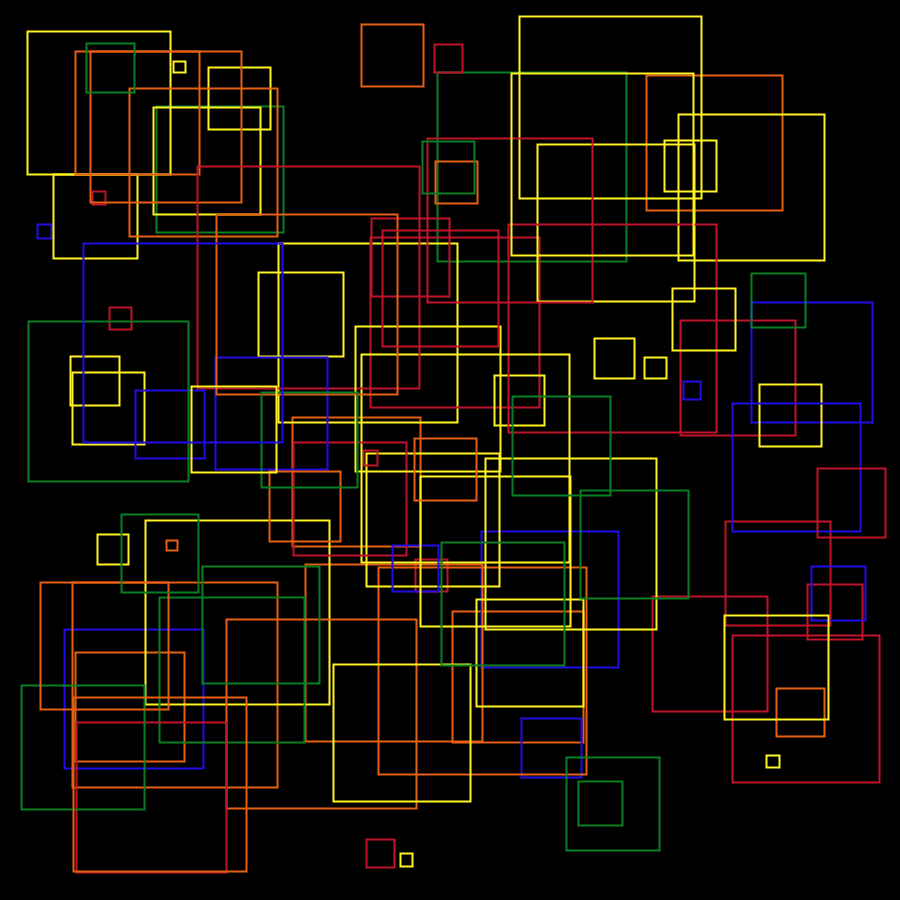
Frame 1 (no input)
Frame 60 (the mouse pressed at the canvas centre just before this capture): identical to frame 1, image omitted
Frame 120 (the mouse held since frame 60 and released just before this capture): identical to frame 1, image omitted

The Processing sketch that drew this single still picture (run headless with seeded random() and noise(); from frame 60 on, the mouse is pressed at the canvas centre):

// Processing sketch: processing_137626
// ── processing_137626.pde

// Assignment 2
// Computational Arts : Processing
// Coursera
// Drawing 100 squares with random position, random size
// and random color from color palette array
// The square will be drawn only if it's entirely inside the canvas
// Last update : 18 February 2014

// Define Color Palette
color[] palette = {#000000, #210CE8, #BF142A, #087F24, #FFF421, #E76011};
int counter;

// Setup
void setup(){
  // window size for this assignment
  size(900, 900);
  // set background with the first color from the palette
  background(palette[0]);
}

void draw(){
  while (counter < 100) {
    // set color random from palette
    stroke(palette[int(random(1, 6))]); 
    strokeWeight(2);
    noFill();
    
    // set square origin location
    float x = random(10, width);
    float y = random(10, height);
    
    // set size of square
    float s = random(10, width/4); 
    
    // draw square if not out of screen
    if ((x+s < width-10) && (y+s < height-10)) {
      rect(x, y, s, s);
      // increment counter
      counter++;
    }
  }
}
